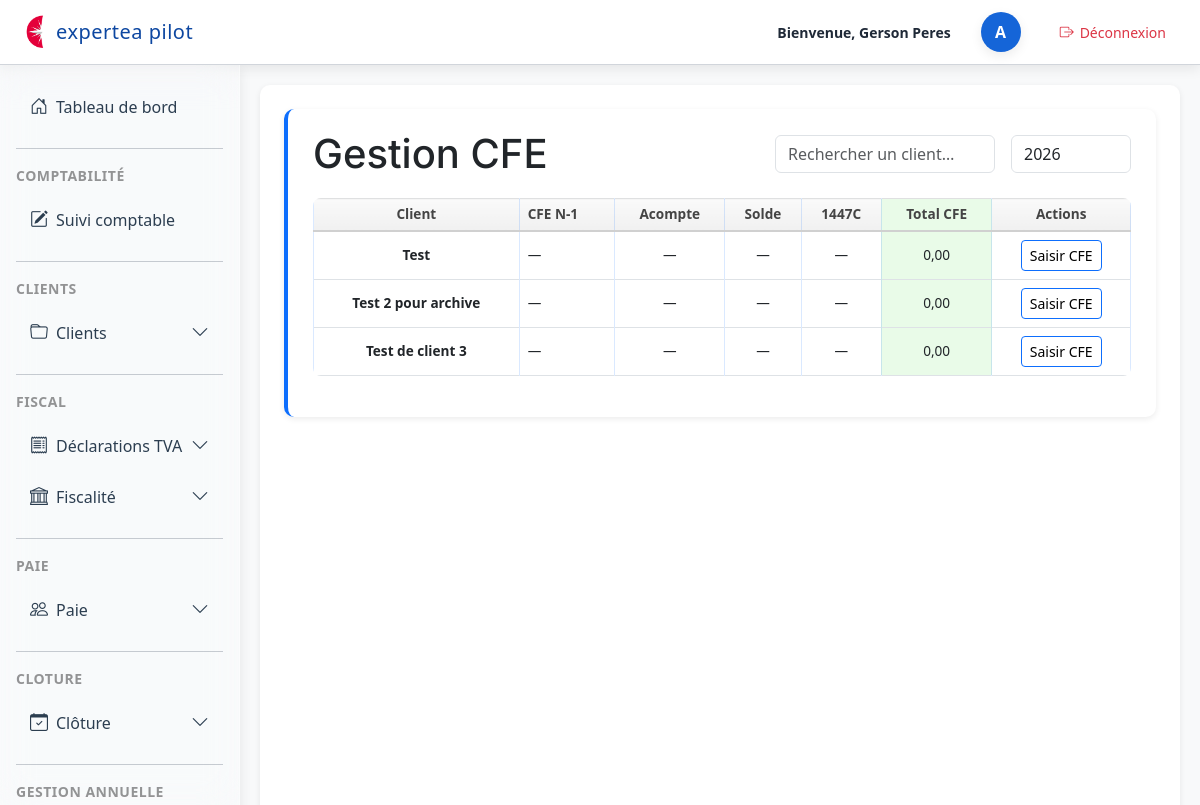
Screenshot of /dossiers/cfe/gestion/2/ (signed in) with the database file from the repository.
### dossiers/models.py (models this page shows, shortened)
class ClientModuleFiscal(models.Model):
    client = models.ForeignKey(Client, on_delete=models.CASCADE)
    module = models.ForeignKey(ModuleFiscal, on_delete=models.CASCADE)
    annee = models.ForeignKey(AnneeFiscale, on_delete=models.CASCADE)
    class Meta:
        unique_together = ("client", "module", "annee")

class Client(models.Model):
    REGIME_IMPOSITION_CHOICES = [
        ('IS', 'IS'),
        ('IR', 'IR'),
        ("RS", "Réel simplifié"),
        ("RN", "Réel normal"),
        ("MICRO", "Micro"),
        ("IR_CRL", "IR (CRL)"),
    ]
    REGIME_TVA_CHOICES = [
        ('CA3M', 'CA3 mensuelle'),
        ('CA3T', 'CA3 trimestrielle'),
        ('CA12', 'CA12'),
        ('FRANCHISE', 'Franchise'),
        ('EXO', 'Exonéré'),
    ]
    PERIODICITE_CHOICES = [
        ('MENSUEL', 'Mensuel'),
        ('TRIMESTRIEL', 'Trimestriel'),
        ('ANNUEL', 'Annuel'),
        ('REGULIER', 'Régulier'),
    ]
    user = models.OneToOneField(
        User,
        on_delete=models.CASCADE,
        null=True,
        blank=True,
        help_text="Utilisateur associé à ce client"
    )
    numero = models.IntegerField(null=True, blank=True)
    nom = models.CharField(max_length=255)
    forme_juridique = models.CharField(max_length=50)
    regime_imposition = models.CharField(
        max_length=20,
        choices=REGIME_IMPOSITION_CHOICES,
        null=True,
        blank=True
    )
    date_cloture = models.CharField(max_length=10, blank=True, null=True)
    regime_tva = models.CharField(
        max_length=20,
        choices=REGIME_TVA_CHOICES
    )
    periodicite = models.CharField(
        max_length=20,
        choices=PERIODICITE_CHOICES,
        null=True,
        blank=True,
        verbose_name="Périodicité de la saisie",
    )
    jour_echeance_tva = models.PositiveSmallIntegerField(
        blank=True,
        null=True,
        help_text="Jour du mois pour l'échéance TVA (1 à 31)"
    )
    commentaires = models.TextField(blank=True)
    archive = models.BooleanField(default=False)
    module_saisie = models.BooleanField(default=False, verbose_name="Saisie comptable")
    module_tva = models.BooleanField(default=False)
    module_cfe = models.BooleanField(default=False, verbose_name="CFE")
    module_cvae = models.BooleanField(default=False, verbose_name="CVAE")
    module_tvs = models.BooleanField(default=False, verbose_name="TVS")
    module_cloture = models.BooleanField(default=False, verbose_name="Clôture")
    module_dividendes = models.BooleanField(default=False, verbose_name="Dividendes")
    module_social = models.BooleanField(default=False, verbose_name="Social")
    module_ir = models.BooleanField(default=False, verbose_name="IR personnel")
    module_suivi_mission = models.BooleanField(default=False, verbose_name="Suivi mission et LAB")
    module_paie = models.BooleanField(default=False, verbose_name="Module Paie")

class CFEDeclaration(models.Model):
    client_module = models.OneToOneField(
        ClientModuleFiscal,
        on_delete=models.CASCADE,
        related_name="cfe_declaration"
    )
    cfe_n_1 = models.DecimalField(max_digits=10, decimal_places=2, default=0)
    acompte_cfe = models.DecimalField(max_digits=10, decimal_places=2, default=0)
    solde_cfe = models.DecimalField(max_digits=10, decimal_places=2, default=0)
    statut_acompte = models.CharField(
        max_length=20,
        choices=STATUT_CHOICES,
        default="BLANC"
    )
    statut_solde = models.CharField(
        max_length=20,
        choices=STATUT_CHOICES,
        default="BLANC"
    )
    statut_1447c = models.CharField(
        max_length=20,
        choices=STATUT_CHOICES,
        default="BLANC"
    )
    mode_paiement = models.CharField(max_length=100, blank=True)
    degrevement = models.CharField(max_length=255, blank=True)
    formulaire_1447c = models.CharField(max_length=255, blank=True)
    commentaire_plus_3000 = models.TextField(blank=True)

### dossiers/views.py (the view)
# urls.py: path("cfe/gestion/<int:annee_id>/", views.cfe_gestion, name="cfe_gestion"),
@login_required
def cfe_gestion(request, annee_id):
    annees = AnneeFiscale.objects.order_by("annee")
    annee_param = request.GET.get("annee")
    if annee_param:
        annee = get_object_or_404(AnneeFiscale, annee=annee_param)
    else:
        annee = get_object_or_404(AnneeFiscale, id=annee_id)
    cms = ClientModuleFiscal.objects.filter(
        module__nom="CFE",
        annee=annee
    ).select_related("client")
    for cm in cms:
        cm.declaration, _ = CFEDeclaration.objects.get_or_create(client_module=cm)
        d = cm.declaration
        cm.total_cfe = (d.acompte_cfe or 0) + (d.solde_cfe or 0)
    return render(request, "cfe/cfe_gestion.html", {
        "annee": annee,
        "annees": annees,
        "cms": cms,
    })

### dossiers/templates/cfe/cfe_gestion.html (shortened to what this page needs)
{% extends "base.html" %}
{% block content %}
<section class="section">
<div class="d-flex justify-content-between align-items-center mb-4">
    <h1 class="m-0" style="line-height: 1;">Gestion CFE</h1>
    <div class="d-flex align-items-center gap-3">
        <input type="text"
               id="searchInput"
               class="form-control"
               placeholder="Rechercher un client…"
               style="width: 220px; height: 38px;">
        <form method="GET" class="m-0">
            <select name="annee"
                    class="form-control"
                    style="width: 120px; height: 38px;"
                    onchange="this.form.submit()">
                {% for a in annees %}
                    <option value="{{ a.annee }}" {% if a.annee == annee.annee %}selected{% endif %}>
                        {{ a.annee }}
                    </option>
                {% endfor %}
            </select>
        </form>
    </div>
</div>
<table class="table table-bordered align-middle mt-4">
    <thead class="table-light">
        <tr>
            <th>Client</th>
            <th>CFE N‑1</th>
            <th>Acompte</th>
            <th>Solde</th>
            <th>1447C</th>
            <th style="background:#e9fbe8;">Total CFE</th>
            <th>Actions</th>
        </tr>
    </thead>
    <tbody>
        {% for cm in cms %}
        <tr>
            <td><strong>{{ cm.client.nom }}</strong></td>
            <td>{{ cm.declaration.cfe_n_1|default:"—" }}</td>
            <td>{{ cm.declaration.acompte_cfe|default:"—" }}
            </td>
            <td>{{ cm.declaration.solde_cfe|default:"—" }}
            </td>
            <td>{{ cm.declaration.formulaire_1447c|default:"—" }}
            </td>
            <td style="background:#e9fbe8;">
                {{ cm.total_cfe|floatformat:2 }}
            </td>
            <td>
                <a href="{% url 'cfe_saisie' cm.id %}" class="btn btn-sm btn-outline-primary">
                    Saisir CFE
                </a>
            </td>
        </tr>
        {% endfor %}
    </tbody>
</table>
</section>
{% endblock %}

### dossiers/templates/base.html (shortened to what this page needs)
<!DOCTYPE html>
<html lang="fr">
<head>
    {% load static %}
    <link rel="stylesheet" href="{% static 'css/base.css' %}">
    <link rel="stylesheet" href="{% static 'css/dashboard.css' %}">
    <link rel="stylesheet"
          href="https://cdn.jsdelivr.net/npm/bootstrap@5.3.0/dist/css/bootstrap.min.css">
    <link rel="stylesheet"
      href="https://cdn.jsdelivr.net/npm/bootstrap-icons@1.11.3/font/bootstrap-icons.css">
</head>
<body class="bg-light">
<header class="top-header">
    <div class="header-left">
        <img src="{% static 'img/logo.png' %}" alt="Logo" class="header-logo">
        <span class="header-title">expertea pilot</span>
    </div>
    <div class="header-right">
        <span class="welcome-text">Bienvenue, {{request.user.get_full_name }}</span>
        <div class="avatar-circle d-flex justify-content-center align-items-center"
             style="width:40px; height:40px; border-radius:50%; background:#1565d8; color:white; font-weight:600; margin-left:15px;">
            {{ user.username|first|upper }}
        </div>
<a href="{% url 'logout' %}"
   class="btn btn-sm d-flex align-items-center"
   style="margin-left: 15px; background:white; color:#dc3545; border-radius:12px;">
    <i class="bi bi-box-arrow-right" style="margin-right:6px;"></i>
    Déconnexion
</a>
    </div>
</header>
<div class="layout-container d-flex w-100">
    <div class="sidebar-column position-relative d-flex flex-column">
        <aside id="sidebar" class="sidebar p-3">
            <nav class="nav flex-column">
<a class="nav-link d-flex align-items-center gap-2 {% if request.resolver_match.url_name == 'dashboard' %}active{% endif %}"
   href="{% url 'user_space' %}">
    <i class="bi bi-house-door"></i>
    <span class="sidebar-text">Tableau de bord</span>
</a>
                <hr class="sidebar-separator my-3 opacity-25">
                <div class="sidebar-section-title text-uppercase small opacity-75 mb-2">
                    Comptabilité
                </div>
                <a class="nav-link text-white d-flex align-items-center gap-2 {% if request.resolver_match.url_name == 'liste_suivi_comptable' %}active{% endif %}"
                   href="{% url 'liste_suivi_comptable' %}">
                    <i class="bi bi-pencil-square"></i>
                    <span class="sidebar-text">Suivi comptable</span>
                </a>
                <hr class="sidebar-separator my-3 opacity-25">
                <div class="sidebar-section-title text-uppercase small opacity-75 mb-2">
                    CLIENTS
                </div>
                <div class="nav-item">
                    <a class="nav-link text-white d-flex align-items-center gap-2"
                       data-bs-toggle="collapse"
                       href="#menuCLIENTS"
                       role="button"
                       aria-expanded="false"
                       aria-controls="menuCLIENTS">
                        <i class="bi bi-folder"></i>
                        <span class="sidebar-text">Clients</span>
                        <i class="bi bi-chevron-down ms-auto small"></i>
                    </a>
                </div>
                <hr class="sidebar-separator my-3 opacity-25">
                <div class="sidebar-section-title text-uppercase small opacity-75 mb-2">
                    FISCAL
                </div>
                <div class="nav-item">
                    <a class="nav-link text-white d-flex align-items-center gap-2"
                       data-bs-toggle="collapse"
                       href="#menuTVA"
                       role="button"
                       aria-expanded="false"
                       aria-controls="menuTVA">
                        <i class="bi bi-receipt"></i>
                        <span class="sidebar-text">Déclarations TVA</span>
                        <i class="bi bi-chevron-down ms-auto small"></i>
                    </a>
                </div>
		<div class="nav-item">
		    <a class="nav-link text-white d-flex align-items-center gap-2"
		       data-bs-toggle="collapse"
		       href="#menuFISCAL"
		       role="button"
		       aria-expanded="false"
		       aria-controls="menuFISCAL">
		        <i class="bi bi-bank"></i>
		        <span class="sidebar-text">Fiscalité</span>
		        <i class="bi bi-chevron-down ms-auto small"></i>
		    </a>
</div>
		<hr class="sidebar-separator my-3 opacity-25">
		<div class="sidebar-section-title text-uppercase small opacity-75 mb-2">
		    Paie
		</div>
		<div class="nav-item">
		    <a class="nav-link text-white d-flex align-items-center gap-2"
		       data-bs-toggle="collapse"
		       href="#menuPAIE"
		       role="button"
		       aria-expanded="false"
		       aria-controls="menuPAIE">
		        <i class="bi bi-people"></i>
		        <span class="sidebar-text">Paie</span>
		        <i class="bi bi-chevron-down ms-auto small"></i>
		    </a>
    </div>
<hr class="sidebar-separator my-3 opacity-25">
<div class="sidebar-section-title text-uppercase small opacity-75 mb-2">
    CLOTURE
</div>
<div class="nav-item">
    <a class="nav-link text-white d-flex align-items-center gap-2"
       data-bs-toggle="collapse"
       href="#menuCLOTURE"
       role="button"
       aria-expanded="false"
       aria-controls="menuCLOTURE">
        <i class="bi bi-calendar-check"></i>
        <span class="sidebar-text">Clôture</span>
        <i class="bi bi-chevron-down ms-auto small"></i>
    </a>
</div>
		<hr class="sidebar-separator my-3 opacity-25">
		<div class="sidebar-section-title text-uppercase small opacity-75 mb-2">
		    Gestion Annuelle
		</div>
            </nav>
        </aside>
    </div>
    <main class="flex-grow-1 p-4">
        {% block content %}
        {% endblock %}
    </main>
</div>
</body>
</html>

### rows the page displays
ClientModuleFiscal: client.nom "Test", declaration.cfe_n_1 "—", declaration.acompte_cfe "—", declaration.solde_cfe "—", declaration.formulaire_1447c "—", total_cfe "0,00"
ClientModuleFiscal: client.nom "Test 2 pour archive", declaration.cfe_n_1 "—", declaration.acompte_cfe "—", declaration.solde_cfe "—", declaration.formulaire_1447c "—", total_cfe "0,00"
ClientModuleFiscal: client.nom "Test de client 3", declaration.cfe_n_1 "—", declaration.acompte_cfe "—", declaration.solde_cfe "—", declaration.formulaire_1447c "—", total_cfe "0,00"

### other values shown
{{ request.user.get_full_name }} "Gerson Peres"
{{ user.username|first|upper }} "A"
form field annee "2026"
